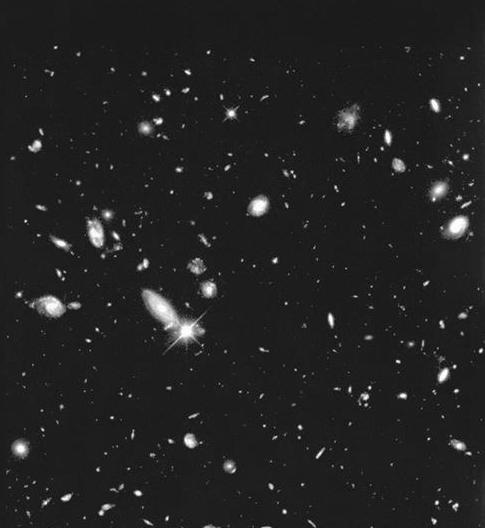
#> input picture Imagens/Fig0334(a)(hubble-original).tif, 485 x 528 px; its folder holds 4 pictures in this run
$ python highBoostFilter.py
#> lines starting #> are read from the running program, lines starting #| are printed output that depends on the picture
import numpy as np
import cv2 as cv
import glob

def highBoostFilter(idImagem):
    img = cv.imread(idImagem, 0)

    '''normalização da imagem'''
    img = img / 255

    '''Embaça a imagem'''
    imgBlur = cv.GaussianBlur(img, (3, 3), 0, 0)

    '''Faz a máscara'''
    imgMask = img - imgBlur

    '''Aplica o High Boost filter na imagem'''
    print("\n********************Aplicacao do********************\n*****************Filtro High Boost******************")

    k = 0
    kMax = int(input("\nDeseja aumentar o K até quanto: "))
    kInc = int(input("Deseja incrementar o K de quanto em quanto: "))

    while k < kMax and cv.waitKey(0):

        imgHB = img + k * imgMask
        k = k + kInc
        cv.imshow(f"Imagem com filtro High Boost p/ [K = {k}]", imgHB)

    cv.waitKey(0)
    cv.destroyAllWindows()

    print("\n****************************************************\n")

idImagens = glob.glob('Imagens\*.tif')

def main():
    id = 0
    total = len(idImagens)

    print("\n")

    while id != total:
        for indice, img in enumerate(idImagens):
            print(f"Opcao {indice}: {img}")

        print(f"Opcao {total}: encerrar programa")


        id = int(input("\nDigite o numero da imagem que deseja adcionar o filtro High Boost: "))
#> the answer given: 3

        if id == total:
            break

        highBoostFilter(idImagens[id])
#> in highBoostFilter, img is the input picture: shape (528, 485); min 0, max 255, mean 34.5
#> in highBoostFilter, `imgMask = img - imgBlur`:
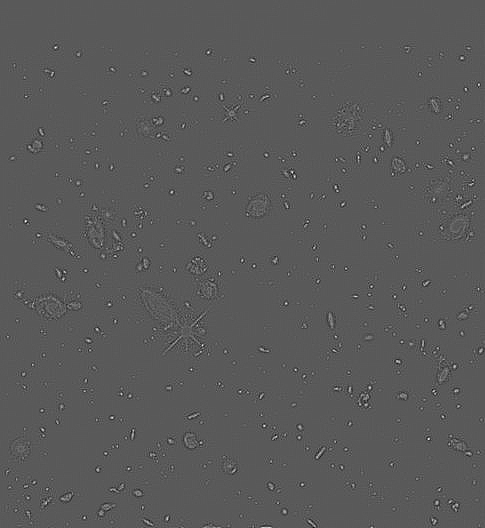
#> imgMask: shape (528, 485) float64; min -0.162, max 0.298, mean 7.07e-06; drawn with min black and max white
#> the answer given: 3
#> the answer given: 3
#> (key Esc is pressed here)

if __name__ == "__main__":
#> (the run stopped early here; a loop or call above may not have finished)
